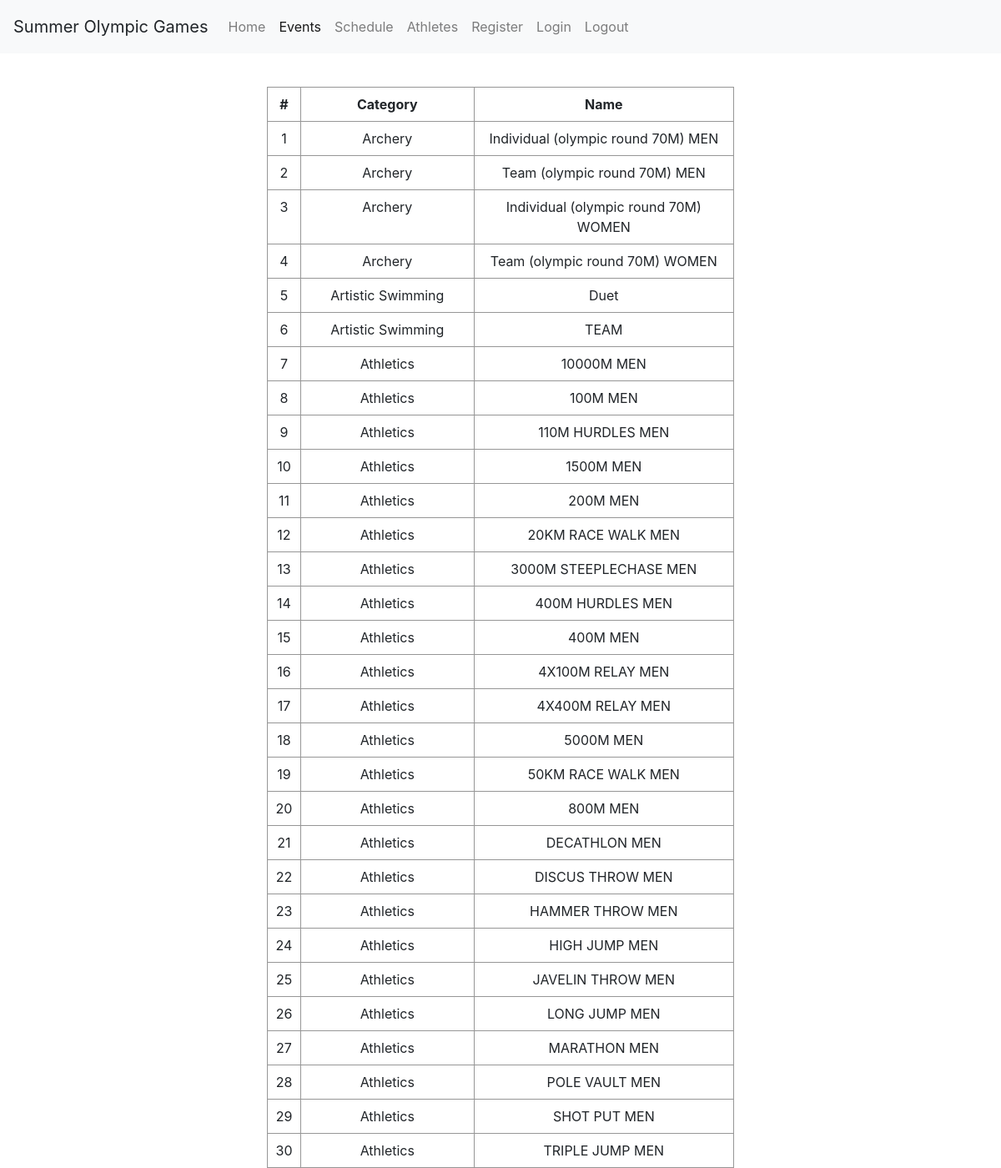
The page /eventsPage.php (upper part) on the database its author committed.
### tables this page shows
CREATE TABLE IF NOT EXISTS eventList(
    id INT AUTO_INCREMENT,
    name VARCHAR(50) NOT NULL,
    category VARCHAR(50) NOT NULL,
    PRIMARY KEY (id)
);

### eventsPage.php (the view, shortened to what this page needs)
<?php
require 'header.php';
?>
<nav class="navbar navbar-expand-lg navbar-light bg-light">
  <a class="navbar-brand">Summer Olympic Games</a>
  <div class="collapse navbar-collapse" id="navbarNavAltMarkup">
    <div class="navbar-nav">
      <a class="nav-item nav-link" href="index.php">Home <span class="sr-only">(current)</span></a>
      <a class="nav-item nav-link active" href="eventsPage.php">Events</a>
      <a class="nav-item nav-link" href="schedulePage.php">Schedule</a>
      <a class="nav-item nav-link" href="athletePage.php">Athletes</a>
      <a class="nav-item nav-link" href="registerPage.php">Register</a>
      <a class="nav-item nav-link" href="loginPage.php">Login</a>
      <a class="nav-item nav-link" href="logout.php"> Logout</a></li>
    </div>
  </div>
</nav>
</body>
</html>
<div class="grid_container">
  <div class="grid">
    <span><strong># </strong></span>
    <span><strong>Category</strong></span>
    <span><strong>Name</strong></span>
    <?php
      $sql ="SELECT * FROM eventList";
      $counter = 1;
      $result = mysqli_query($mysqli, $sql);
      $queryResult = mysqli_num_rows($result);
      if ($queryResult>0){
        while ($row = mysqli_fetch_assoc($result)){
          echo "<span>".$counter."</span>";
          echo "<span>".$row['category']."</span>";
          echo "<span>".$row['name']."</span>";
          $counter++;
        }
      }
     ?>
  </div>
</div>

### header.php (shortened to what this page needs)
<html>
<head>
 <link rel="stylesheet" type="text/css" href="ourStyle2.css">
 <link rel="stylesheet" href="https://maxcdn.bootstrapcdn.com/bootstrap/4.0.0/css/bootstrap.min.css"></head>
<body>

### ourStyle2.css (style rules this page uses)
body { margin: 0; padding: 0; background: white no-repeat center center fixed; -webkit-background-size: cover; -moz-background-size: cover; -o-background-size: cover; background-size: cover; }
nav { display: flex; justify-content: space-around; align-items: center; min-height: 8vh; background: transparent; }
.grid_container { position: relative; top: 5%; left: 50%; max-width: 70vh; transform: translate(-50%); }
.grid { display: grid; grid-template-columns: minmax(20px, 40px) 2fr 3fr; border-top: 1px solid rgb(150, 150, 150); border-right: 1px solid rgb(150, 150, 150); text-align: center; }
.grid > span { padding: 8px 4px; border-left: 1px solid rgb(150, 150, 150); border-bottom: 1px solid rgb(150, 150, 150); }

### rows shown on the page
eventlist: category "Archery", name "Individual (olympic round 70M) MEN"
eventlist: category "Archery", name "Team (olympic round 70M) MEN"
eventlist: category "Archery", name "Individual (olympic round 70M) WOMEN"
eventlist: category "Archery", name "Team (olympic round 70M) WOMEN"
eventlist: category "Artistic Swimming", name "Duet"
eventlist: category "Artistic Swimming", name "TEAM"
eventlist: category "Athletics", name "10000M MEN"
eventlist: category "Athletics", name "100M MEN"
eventlist: category "Athletics", name "110M HURDLES MEN"
eventlist: category "Athletics", name "1500M MEN"
eventlist: category "Athletics", name "200M MEN"
eventlist: category "Athletics", name "20KM RACE WALK MEN"
eventlist: category "Athletics", name "3000M STEEPLECHASE MEN"
eventlist: category "Athletics", name "400M HURDLES MEN"
eventlist: category "Athletics", name "400M MEN"
eventlist: category "Athletics", name "4X100M RELAY MEN"
eventlist: category "Athletics", name "4X400M RELAY MEN"
eventlist: category "Athletics", name "5000M MEN"
eventlist: category "Athletics", name "50KM RACE WALK MEN"
eventlist: category "Athletics", name "800M MEN"
eventlist: category "Athletics", name "DECATHLON MEN"
eventlist: category "Athletics", name "DISCUS THROW MEN"
eventlist: category "Athletics", name "HAMMER THROW MEN"
eventlist: category "Athletics", name "HIGH JUMP MEN"
eventlist: category "Athletics", name "JAVELIN THROW MEN"
eventlist: category "Athletics", name "LONG JUMP MEN"
eventlist: category "Athletics", name "MARATHON MEN"
eventlist: category "Athletics", name "POLE VAULT MEN"
eventlist: category "Athletics", name "SHOT PUT MEN"
eventlist: category "Athletics", name "TRIPLE JUMP MEN"
